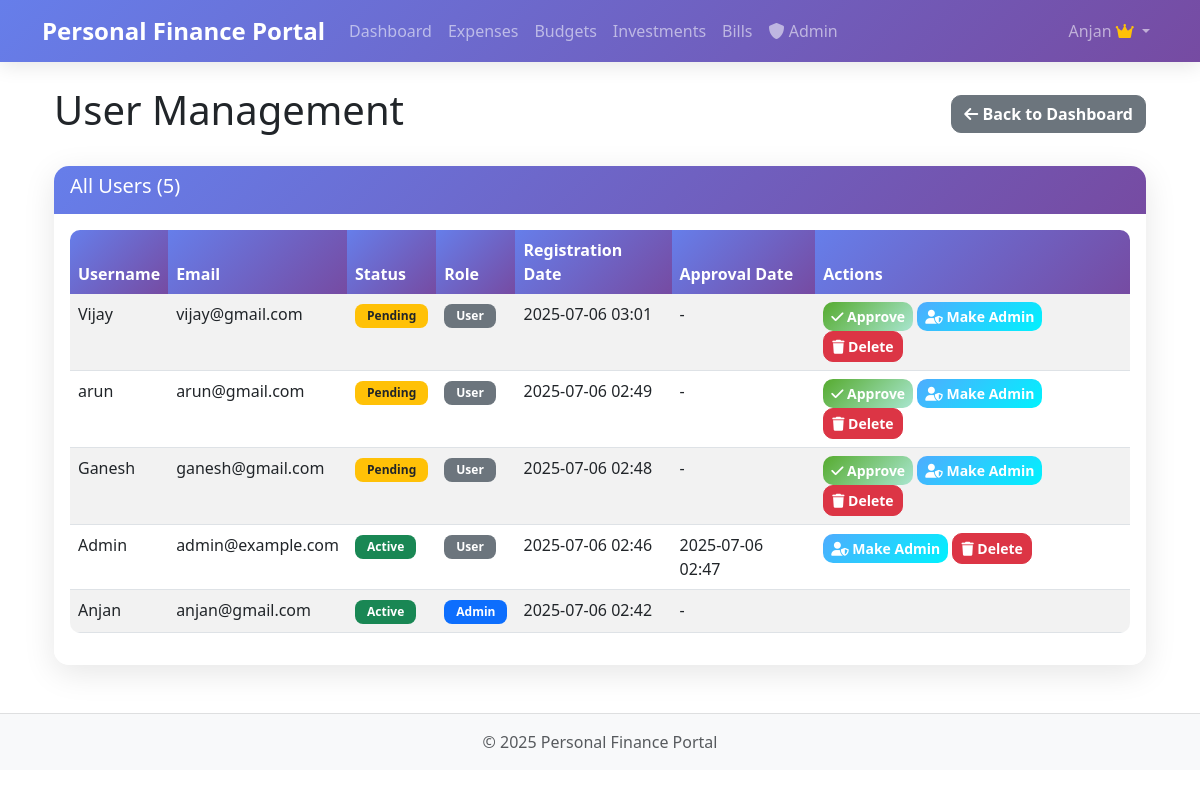
Before: /admin/users (signed in) with the older database file.
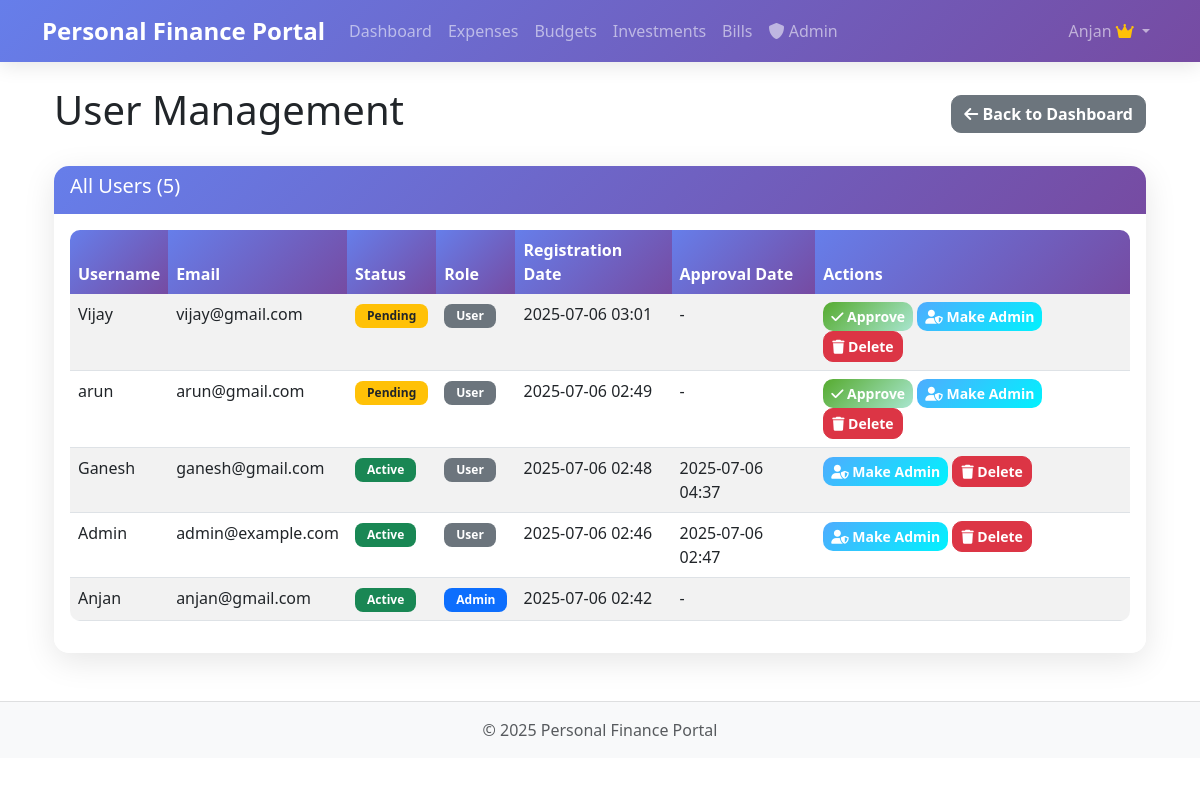
After: the same page with the newer database file.
### app/models/user.py (models this page shows, shortened)
class User(db.Model, UserMixin):
    id = db.Column(db.Integer, primary_key=True)
    username = db.Column(db.String(64), index=True, unique=True)
    email = db.Column(db.String(120), index=True, unique=True)
    password_hash = db.Column(db.String(128))
    created_at = db.Column(db.DateTime, default=datetime.utcnow)
    is_admin = db.Column(db.Boolean, default=False)
    is_active = db.Column(db.Boolean, default=False)  # Users need admin approval
    approved_at = db.Column(db.DateTime, nullable=True)
    approved_by = db.Column(db.Integer, db.ForeignKey('user.id'), nullable=True)
    expenses = db.relationship('Expense', backref='user', lazy='dynamic')
    budgets = db.relationship('Budget', backref='user', lazy='dynamic')
    investments = db.relationship('Investment', backref='user', lazy='dynamic')
    bills = db.relationship('Bill', backref='user', lazy='dynamic')

### app/routes/admin.py (the view)
@admin_bp.route('/users')
@login_required
@admin_required
def users():
    page = request.args.get('page', 1, type=int)
    users = User.query.order_by(User.created_at.desc()).paginate(
        page=page, per_page=20, error_out=False)
    return render_template('admin/users.html', users=users)

### app/models/user.py (called while the page is built)
@login_manager.user_loader
def load_user(id):
    return User.query.get(int(id))

### app/routes/admin.py (called while the page is built)
def admin_required(f):
    @wraps(f)
    def decorated_function(*args, **kwargs):
        if not current_user.is_authenticated or not current_user.is_admin:
            abort(403)  # Forbidden
        return f(*args, **kwargs)
    return decorated_function

### app/utils/date_utils.py (called while the page is built)
def get_current_datetime():
    return datetime.now()

### app/templates/admin/users.html (shortened to what this page needs)
{% extends "base.html" %}
{% block content %}
<div class="container mt-4">
    <div class="row">
        <div class="col-12">
            <div class="d-flex justify-content-between align-items-center mb-4">
                <h1>User Management</h1>
                <a href="{{ url_for('admin.index') }}" class="btn btn-secondary">
                    <i class="fas fa-arrow-left"></i> Back to Dashboard
                </a>
            </div>
        </div>
    </div>
    <div class="row">
        <div class="col-12">
            <div class="card">
                <div class="card-header">
                    <h5>All Users ({{ users.total }})</h5>
                </div>
                <div class="card-body">
                    <div class="table-responsive">
                        <table class="table table-striped">
                            <thead>
                                <tr>
                                    <th>Username</th>
                                    <th>Email</th>
                                    <th>Status</th>
                                    <th>Role</th>
                                    <th>Registration Date</th>
                                    <th>Approval Date</th>
                                    <th>Actions</th>
                                </tr>
                            </thead>
                            <tbody>
                                {% for user in users.items %}
                                <tr>
                                    <td>{{ user.username }}</td>
                                    <td>{{ user.email }}</td>
                                    <td>
                                        {% if user.is_active %}
                                        <span class="badge bg-success">Active</span>
                                        {% else %}
                                        <span class="badge bg-warning text-dark">Pending</span>
                                        {% endif %}
                                    </td>
                                    <td>
                                        {% if user.is_admin %}
                                        <span class="badge bg-primary">Admin</span>
                                        {% else %}
                                        <span class="badge bg-secondary">User</span>
                                        {% endif %}
                                    </td>
                                    <td>{{ user.created_at.strftime('%Y-%m-%d %H:%M') }}</td>
                                    <td>
                                        {% if user.approved_at %}
                                        {{ user.approved_at.strftime('%Y-%m-%d %H:%M') }}
                                        {% else %}
                                        -
                                        {% endif %}
                                    </td>
                                    <td>
                                        {% if not user.is_active %}
                                        <form method="POST"
                                            action="{{ url_for('admin.approve_user', user_id=user.id) }}"
                                            class="d-inline">
                                            <button type="submit" class="btn btn-success btn-sm"
                                                onclick="return confirm('Approve this user?')">
                                                <i class="fas fa-check"></i> Approve
                                            </button>
                                        </form>
                                        {% endif %}
                                        {% if user.id != current_user.id %}
                                        <form method="POST"
                                            action="{{ url_for('admin.toggle_admin', user_id=user.id) }}"
                                            class="d-inline">
                                            <button type="submit" class="btn btn-info btn-sm"
                                                onclick="return confirm('Toggle admin status for this user?')">
                                                {% if user.is_admin %}
                                                <i class="fas fa-user"></i> Remove Admin
                                                {% else %}
                                                <i class="fas fa-user-shield"></i> Make Admin
                                                {% endif %}
                                            </button>
                                        </form>
                                        <form method="POST" action="{{ url_for('admin.delete_user', user_id=user.id) }}"
                                            class="d-inline">
                                            <button type="submit" class="btn btn-danger btn-sm"
                                                onclick="return confirm('Are you sure you want to delete this user? This action cannot be undone.')">
                                                <i class="fas fa-trash"></i> Delete
                                            </button>
                                        </form>
                                        {% endif %}
                                    </td>
                                </tr>
                                {% endfor %}
                            </tbody>
                        </table>
                    </div>
                </div>
            </div>
        </div>
    </div>
</div>
{% endblock %}

### app/templates/base.html (shortened to what this page needs)
<!DOCTYPE html>
<html lang="en">
<head>
    <link href="https://cdn.jsdelivr.net/npm/bootstrap@5.3.0-alpha1/dist/css/bootstrap.min.css" rel="stylesheet">
    <link rel="stylesheet" href="https://cdnjs.cloudflare.com/ajax/libs/font-awesome/6.0.0/css/all.min.css">
    <link rel="stylesheet" href="{{ url_for('static', filename='css/style.css') }}">
</head>
<body class="">
    <nav class="navbar navbar-expand-lg navbar-dark bg-primary">
        <div class="container">
            <a class="navbar-brand" href="{{ url_for('dashboard.index') }}">{{ config.APP_NAME }}</a>
            <div class="collapse navbar-collapse" id="navbarNav">
                <ul class="navbar-nav me-auto">
                    {% if current_user.is_authenticated %}
                    <li class="nav-item">
                        <a class="nav-link" href="{{ url_for('dashboard.index') }}">Dashboard</a>
                    </li>
                    <li class="nav-item">
                        <a class="nav-link" href="{{ url_for('expenses.index') }}">Expenses</a>
                    </li>
                    <li class="nav-item">
                        <a class="nav-link" href="{{ url_for('budgets.index') }}">Budgets</a>
                    </li>
                    <li class="nav-item">
                        <a class="nav-link" href="{{ url_for('investments.index') }}">Investments</a>
                    </li>
                    <li class="nav-item">
                        <a class="nav-link" href="{{ url_for('bills.index') }}">Bills</a>
                    </li>
                    {% if current_user.is_admin %}
                    <li class="nav-item">
                        <a class="nav-link" href="{{ url_for('admin.index') }}">
                            <i class="fas fa-shield-alt"></i> Admin
                        </a>
                    </li>
                    {% endif %}
                    {% endif %}
                </ul>
                <ul class="navbar-nav">
                    {% if current_user.is_authenticated %}
                    <li class="nav-item dropdown">
                        <a class="nav-link dropdown-toggle" href="#" id="userDropdown" role="button"
                            data-bs-toggle="dropdown">
                            {{ current_user.username }}
                            {% if current_user.is_admin %}
                            <i class="fas fa-crown text-warning"></i>
                            {% endif %}
                        </a>
                    </li>
                    {% endif %}
                </ul>
            </div>
        </div>
    </nav>
    <main class="container mt-4">
        {% block content %}{% endblock %}
    </main>
    <footer class="footer mt-5 py-3 bg-light">
        <div class="container text-center">
            <span class="text-muted">© {{ now.year }} {{ config.APP_NAME }}</span>
        </div>
    </footer>
</body>
</html>

### app/static/css/style.css (style rules this page uses)
.card { background: rgba(255, 255, 255, 0.95); backdrop-filter: blur(10px); border: none; border-radius: 15px; box-shadow: 0 8px 32px rgba(0, 0, 0, 0.1); transition: transform 0.3s ease, box-shadow 0.3s ease; }
.card-header { background: linear-gradient(135deg, #667eea 0%, #764ba2 100%); color: white; border-radius: 15px 15px 0 0 !important; border: none; }
.navbar { background: linear-gradient(135deg, #667eea 0%, #764ba2 100%) !important; box-shadow: 0 4px 20px rgba(0, 0, 0, 0.1); }
.navbar-brand { font-weight: 700; font-size: 1.5rem; }
.btn { border-radius: 10px; font-weight: 600; transition: all 0.3s ease; }
.btn-success { background: linear-gradient(135deg, #56ab2f 0%, #a8e6cf 100%); border: none; }
.btn-info { background: linear-gradient(135deg, #4facfe 0%, #00f2fe 100%); border: none; color: white; }
.table { background: rgba(255, 255, 255, 0.9); border-radius: 10px; overflow: hidden; }
.table thead th { background: linear-gradient(135deg, #667eea 0%, #764ba2 100%); color: white; border: none; font-weight: 600; }
.footer { background: rgba(248, 249, 250, 0.9) !important; backdrop-filter: blur(10px); border-top: 1px solid rgba(0, 0, 0, 0.1); }
.card { animation: fadeInUp 0.6s ease-out; }
.badge { border-radius: 8px; font-weight: 600; padding: 6px 12px; }

Changed rows visible on the page:
changed User "Ganesh": approved_at (not shown) → "2025-07-06 04:37"; is_active "Pending Approve" → "Active"; no longer shows "-"
